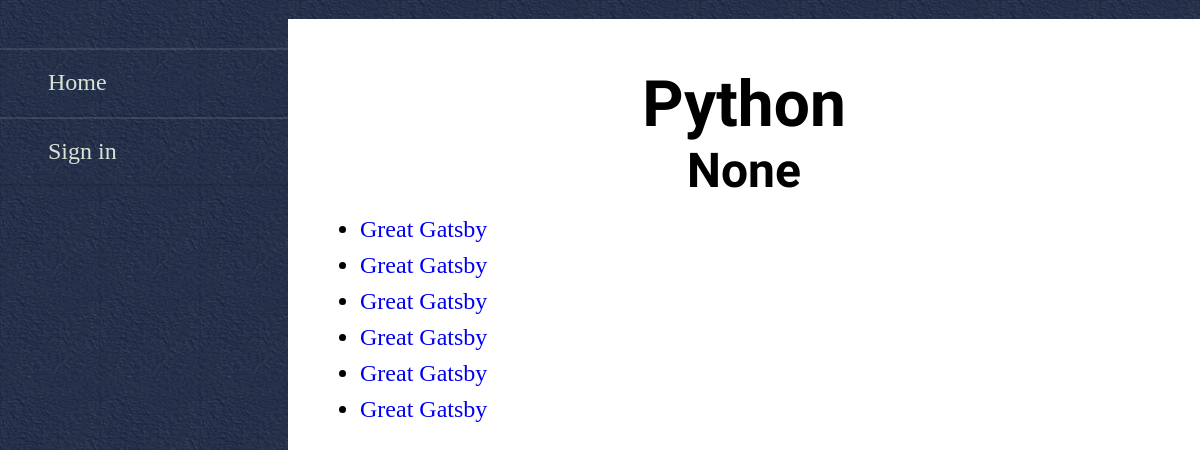
/2, run on the app's committed database.
### app/models.py (models this page shows, shortened)
class Category(Base):
    __tablename__ = "category"
    id = Column(Integer, primary_key=True)
    name = Column(String(255), nullable=False)
    description = Column(String(255), nullable=True)
    user_id = Column(Integer, ForeignKey('user.id'))
    user = relationship(User)
    items = relationship('Item')
    created = Column('Created', DateTime())

class Item(Base):
    __tablename__ = "item"
    id = Column(Integer, primary_key=True)
    name = Column(String(255), nullable=False)
    description = Column(Text, nullable=True)
    created = Column('Created', DateTime())
    category_id = Column(Integer, ForeignKey('category.id'))
    user_id = Column(Integer, ForeignKey('user.id'))
    user = relationship(User)

### app/views/categories.py (the view)
@categoryModule.route('/<int:category_id>', methods=['GET'])
def viewCategory(category_id):
    category = session.query(Category).filter_by(id=category_id).first()
    items = session.query(Item).filter_by(category_id=category.id).all()
    if request.method == 'GET':
        return render_template(
            'categories/category.html', category=category, items=items)

### app/templates/categories/category.html (shortened to what this page needs)
{% include "nav.html" %}
<div class="main">
    <div class="title">
        <h1>{{ category.name }}
        </h1>
        <h2>{{ category.description }}</h2>
    </div>
    <div class="content">
        <ul>
            {% for i in items %}
                <li>
                    <a href="{{ url_for('items.viewItem', category_id = category.id, item_id = i.id)}}">{{i.name}}</a>
                </li>
            {% endfor %}
        </ul>
    </div>
</div>

### app/templates/nav.html (shortened to what this page needs)
<!DOCTYPE html>
<html lang="en">
	<head>
		<link rel="stylesheet" type="text/css" href="{{ url_for('static', filename='style.css') }}">
		<link rel="stylesheet" type="text/css" href="{{ url_for('static', filename='responsive-nav.css') }}">
	</head>
	<body>
		<div role="navigation" id="nav" class="nav-collapse">
			<ul>
				<li class="active">
					<a href="{{ url_for('site.home') }}">Home</a>
				</li>
				{% if current_user.is_authenticated %}
					<li>
						<a href="{{ url_for('categories.newCategory') }}">
							New Category</a>
					</li>
					<li>
						<a href="{{ url_for('categories.userCategories')}}">
							My Categories</a>
					</li>
					<li>
						<a href="{{url_for('auth.disconnect')}}">Disconnect</a>
					</li>
				{% else %}
					<li>
						<a href="{{ url_for('auth.showLogin')}}">Sign in</a>
					</li>
				{% endif %}
			</ul>
		</div>
		<div class="main">
		</div>

### app/static/style.css (style rules this page uses)
html, body { min-height: 100%; }
body { font: 24px 'Antic Slab', serif; line-height: 1.5; background: #111c38 url(handmade-paper.png) repeat; }
body, div, h1, h2, p, ol, ul, li { margin: 0; padding: 0; border: 0; }
h1 { text-align: center; }
ul { margin-top: .5em; }
.nav-collapse { width: 24%; left: 0; position: relative; top: 2em; text-color: rgb(224, 230, 207); }
.nav-collapse a { border-top: 2px solid rgba(255, 255, 255, .1); border-bottom: 2px solid rgba(0, 0, 0, .1); display: block; text-decoration: none; color: rgb(216, 226, 213); font-weight: 500; padding: .6em 2em; }
a { text-decoration: none; }
.main { width: 76%; -webkit-overflow-scrolling: auto; background: #fff repeat; position: fixed; top: .8em; bottom: 0; right: 0; padding: 2em 3em; box-sizing: border-box; overflow: scroll; }
.title { font: 32px 'Muli', sans-serif; width: 100%; text-align: center; }

### app/static/responsive-nav.css (style rules this page uses)
.nav-collapse ul { margin: 0; padding: 0; width: 100%; display: block; list-style: none; }
.nav-collapse li { width: 100%; display: block; }
.js .nav-collapse { clip: rect(0 0 0 0); max-height: 0; position: absolute; display: block; overflow: hidden; zoom: 1; }
@media screen and (min-width: 40em) { .js .nav-collapse { position: relative; } }
@media screen and (min-width: 40em) { .js .nav-collapse.closed { max-height: none; } }

### data on the page
Category: name "Python", description "None"
Item: name "Great Gatsby"
Item: name "Great Gatsby"
Item: name "Great Gatsby"
Item: name "Great Gatsby"
Item: name "Great Gatsby"
Item: name "Great Gatsby"
